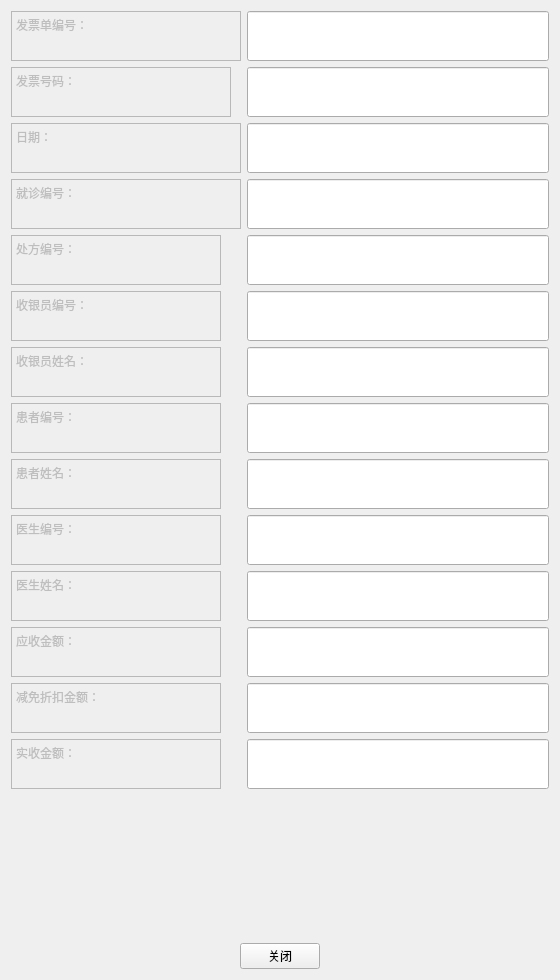
<?xml version="1.0" encoding="UTF-8"?>
<ui version="4.0">
 <class>PatientInfo</class>
 <widget class="QWidget" name="PatientInfo">
  <property name="windowModality">
   <enum>Qt::ApplicationModal</enum>
  </property>
  <property name="geometry">
   <rect>
    <x>0</x>
    <y>0</y>
    <width>560</width>
    <height>980</height>
   </rect>
  </property>
  <property name="minimumSize">
   <size>
    <width>560</width>
    <height>980</height>
   </size>
  </property>
  <property name="maximumSize">
   <size>
    <width>560</width>
    <height>980</height>
   </size>
  </property>
  <property name="windowTitle">
   <string>费用清单</string>
  </property>
  <layout class="QVBoxLayout" name="verticalLayout">
   <item>
    <layout class="QFormLayout" name="formLayout">
     <property name="fieldGrowthPolicy">
      <enum>QFormLayout::AllNonFixedFieldsGrow</enum>
     </property>
     <item row="0" column="0">
      <widget class="QTextEdit" name="textEdit_11">
       <property name="enabled">
        <bool>false</bool>
       </property>
       <property name="sizePolicy">
        <sizepolicy hsizetype="Expanding" vsizetype="Fixed">
         <horstretch>0</horstretch>
         <verstretch>0</verstretch>
        </sizepolicy>
       </property>
       <property name="minimumSize">
        <size>
         <width>230</width>
         <height>50</height>
        </size>
       </property>
       <property name="maximumSize">
        <size>
         <width>100</width>
         <height>50</height>
        </size>
       </property>
       <property name="html">
        <string>&lt;!DOCTYPE HTML PUBLIC &quot;-//W3C//DTD HTML 4.0//EN&quot; &quot;http://www.w3.org/TR/REC-html40/strict.dtd&quot;&gt;
&lt;html&gt;&lt;head&gt;&lt;meta name=&quot;qrichtext&quot; content=&quot;1&quot; /&gt;&lt;style type=&quot;text/css&quot;&gt;
p, li { white-space: pre-wrap; }
&lt;/style&gt;&lt;/head&gt;&lt;body style=&quot; font-family:'SimSun'; font-size:9pt; font-weight:400; font-style:normal;&quot;&gt;
&lt;p style=&quot; margin-top:0px; margin-bottom:0px; margin-left:0px; margin-right:0px; -qt-block-indent:0; text-indent:0px;&quot;&gt;发票单编号：&lt;/p&gt;&lt;/body&gt;&lt;/html&gt;</string>
       </property>
      </widget>
     </item>
     <item row="0" column="1">
      <widget class="QLineEdit" name="FnoEdit">
       <property name="sizePolicy">
        <sizepolicy hsizetype="Expanding" vsizetype="Preferred">
         <horstretch>0</horstretch>
         <verstretch>0</verstretch>
        </sizepolicy>
       </property>
       <property name="minimumSize">
        <size>
         <width>0</width>
         <height>50</height>
        </size>
       </property>
       <property name="maximumSize">
        <size>
         <width>16777215</width>
         <height>50</height>
        </size>
       </property>
       <property name="palette">
        <palette>
         <active>
          <colorrole role="Text">
           <brush brushstyle="SolidPattern">
            <color alpha="255">
             <red>120</red>
             <green>120</green>
             <blue>120</blue>
            </color>
           </brush>
          </colorrole>
         </active>
         <inactive>
          <colorrole role="Text">
           <brush brushstyle="SolidPattern">
            <color alpha="255">
             <red>120</red>
             <green>120</green>
             <blue>120</blue>
            </color>
           </brush>
          </colorrole>
         </inactive>
         <disabled>
          <colorrole role="Text">
           <brush brushstyle="SolidPattern">
            <color alpha="255">
             <red>120</red>
             <green>120</green>
             <blue>120</blue>
            </color>
           </brush>
          </colorrole>
         </disabled>
        </palette>
       </property>
       <property name="readOnly">
        <bool>true</bool>
       </property>
      </widget>
     </item>
     <item row="1" column="0">
      <widget class="QTextEdit" name="textEdit_9">
       <property name="enabled">
        <bool>false</bool>
       </property>
       <property name="sizePolicy">
        <sizepolicy hsizetype="Expanding" vsizetype="Fixed">
         <horstretch>0</horstretch>
         <verstretch>0</verstretch>
        </sizepolicy>
       </property>
       <property name="minimumSize">
        <size>
         <width>220</width>
         <height>50</height>
        </size>
       </property>
       <property name="maximumSize">
        <size>
         <width>130</width>
         <height>50</height>
        </size>
       </property>
       <property name="html">
        <string>&lt;!DOCTYPE HTML PUBLIC &quot;-//W3C//DTD HTML 4.0//EN&quot; &quot;http://www.w3.org/TR/REC-html40/strict.dtd&quot;&gt;
&lt;html&gt;&lt;head&gt;&lt;meta name=&quot;qrichtext&quot; content=&quot;1&quot; /&gt;&lt;style type=&quot;text/css&quot;&gt;
p, li { white-space: pre-wrap; }
&lt;/style&gt;&lt;/head&gt;&lt;body style=&quot; font-family:'SimSun'; font-size:9pt; font-weight:400; font-style:normal;&quot;&gt;
&lt;p style=&quot; margin-top:0px; margin-bottom:0px; margin-left:0px; margin-right:0px; -qt-block-indent:0; text-indent:0px;&quot;&gt;发票号码：&lt;/p&gt;&lt;/body&gt;&lt;/html&gt;</string>
       </property>
      </widget>
     </item>
     <item row="1" column="1">
      <widget class="QLineEdit" name="FnumberEdit">
       <property name="sizePolicy">
        <sizepolicy hsizetype="Expanding" vsizetype="Preferred">
         <horstretch>0</horstretch>
         <verstretch>0</verstretch>
        </sizepolicy>
       </property>
       <property name="minimumSize">
        <size>
         <width>0</width>
         <height>50</height>
        </size>
       </property>
       <property name="maximumSize">
        <size>
         <width>16777215</width>
         <height>50</height>
        </size>
       </property>
       <property name="palette">
        <palette>
         <active>
          <colorrole role="Text">
           <brush brushstyle="SolidPattern">
            <color alpha="255">
             <red>120</red>
             <green>120</green>
             <blue>120</blue>
            </color>
           </brush>
          </colorrole>
         </active>
         <inactive>
          <colorrole role="Text">
           <brush brushstyle="SolidPattern">
            <color alpha="255">
             <red>120</red>
             <green>120</green>
             <blue>120</blue>
            </color>
           </brush>
          </colorrole>
         </inactive>
         <disabled>
          <colorrole role="Text">
           <brush brushstyle="SolidPattern">
            <color alpha="255">
             <red>120</red>
             <green>120</green>
             <blue>120</blue>
            </color>
           </brush>
          </colorrole>
         </disabled>
        </palette>
       </property>
       <property name="readOnly">
        <bool>true</bool>
       </property>
      </widget>
     </item>
     <item row="2" column="0">
      <widget class="QTextEdit" name="textEdit">
       <property name="enabled">
        <bool>false</bool>
       </property>
       <property name="sizePolicy">
        <sizepolicy hsizetype="Expanding" vsizetype="Fixed">
         <horstretch>0</horstretch>
         <verstretch>0</verstretch>
        </sizepolicy>
       </property>
       <property name="minimumSize">
        <size>
         <width>230</width>
         <height>50</height>
        </size>
       </property>
       <property name="maximumSize">
        <size>
         <width>100</width>
         <height>50</height>
        </size>
       </property>
       <property name="html">
        <string>&lt;!DOCTYPE HTML PUBLIC &quot;-//W3C//DTD HTML 4.0//EN&quot; &quot;http://www.w3.org/TR/REC-html40/strict.dtd&quot;&gt;
&lt;html&gt;&lt;head&gt;&lt;meta name=&quot;qrichtext&quot; content=&quot;1&quot; /&gt;&lt;style type=&quot;text/css&quot;&gt;
p, li { white-space: pre-wrap; }
&lt;/style&gt;&lt;/head&gt;&lt;body style=&quot; font-family:'SimSun'; font-size:9pt; font-weight:400; font-style:normal;&quot;&gt;
&lt;p style=&quot; margin-top:0px; margin-bottom:0px; margin-left:0px; margin-right:0px; -qt-block-indent:0; text-indent:0px;&quot;&gt;日期：&lt;/p&gt;&lt;/body&gt;&lt;/html&gt;</string>
       </property>
      </widget>
     </item>
     <item row="2" column="1">
      <widget class="QLineEdit" name="FdateEdit">
       <property name="sizePolicy">
        <sizepolicy hsizetype="Expanding" vsizetype="Preferred">
         <horstretch>0</horstretch>
         <verstretch>0</verstretch>
        </sizepolicy>
       </property>
       <property name="minimumSize">
        <size>
         <width>0</width>
         <height>50</height>
        </size>
       </property>
       <property name="maximumSize">
        <size>
         <width>16777215</width>
         <height>50</height>
        </size>
       </property>
       <property name="palette">
        <palette>
         <active>
          <colorrole role="Text">
           <brush brushstyle="SolidPattern">
            <color alpha="255">
             <red>120</red>
             <green>120</green>
             <blue>120</blue>
            </color>
           </brush>
          </colorrole>
         </active>
         <inactive>
          <colorrole role="Text">
           <brush brushstyle="SolidPattern">
            <color alpha="255">
             <red>120</red>
             <green>120</green>
             <blue>120</blue>
            </color>
           </brush>
          </colorrole>
         </inactive>
         <disabled>
          <colorrole role="Text">
           <brush brushstyle="SolidPattern">
            <color alpha="255">
             <red>120</red>
             <green>120</green>
             <blue>120</blue>
            </color>
           </brush>
          </colorrole>
         </disabled>
        </palette>
       </property>
       <property name="readOnly">
        <bool>true</bool>
       </property>
      </widget>
     </item>
     <item row="3" column="0">
      <widget class="QTextEdit" name="textEdit_3">
       <property name="enabled">
        <bool>false</bool>
       </property>
       <property name="sizePolicy">
        <sizepolicy hsizetype="Expanding" vsizetype="Fixed">
         <horstretch>0</horstretch>
         <verstretch>0</verstretch>
        </sizepolicy>
       </property>
       <property name="minimumSize">
        <size>
         <width>230</width>
         <height>50</height>
        </size>
       </property>
       <property name="maximumSize">
        <size>
         <width>100</width>
         <height>50</height>
        </size>
       </property>
       <property name="html">
        <string>&lt;!DOCTYPE HTML PUBLIC &quot;-//W3C//DTD HTML 4.0//EN&quot; &quot;http://www.w3.org/TR/REC-html40/strict.dtd&quot;&gt;
&lt;html&gt;&lt;head&gt;&lt;meta name=&quot;qrichtext&quot; content=&quot;1&quot; /&gt;&lt;style type=&quot;text/css&quot;&gt;
p, li { white-space: pre-wrap; }
&lt;/style&gt;&lt;/head&gt;&lt;body style=&quot; font-family:'SimSun'; font-size:9pt; font-weight:400; font-style:normal;&quot;&gt;
&lt;p style=&quot; margin-top:0px; margin-bottom:0px; margin-left:0px; margin-right:0px; -qt-block-indent:0; text-indent:0px;&quot;&gt;就诊编号：&lt;/p&gt;&lt;/body&gt;&lt;/html&gt;</string>
       </property>
      </widget>
     </item>
     <item row="3" column="1">
      <widget class="QLineEdit" name="DGnoEdit">
       <property name="sizePolicy">
        <sizepolicy hsizetype="Expanding" vsizetype="Preferred">
         <horstretch>0</horstretch>
         <verstretch>0</verstretch>
        </sizepolicy>
       </property>
       <property name="minimumSize">
        <size>
         <width>0</width>
         <height>50</height>
        </size>
       </property>
       <property name="maximumSize">
        <size>
         <width>16777215</width>
         <height>50</height>
        </size>
       </property>
       <property name="palette">
        <palette>
         <active>
          <colorrole role="Text">
           <brush brushstyle="SolidPattern">
            <color alpha="255">
             <red>120</red>
             <green>120</green>
             <blue>120</blue>
            </color>
           </brush>
          </colorrole>
         </active>
         <inactive>
          <colorrole role="Text">
           <brush brushstyle="SolidPattern">
            <color alpha="255">
             <red>120</red>
             <green>120</green>
             <blue>120</blue>
            </color>
           </brush>
          </colorrole>
         </inactive>
         <disabled>
          <colorrole role="Text">
           <brush brushstyle="SolidPattern">
            <color alpha="255">
             <red>120</red>
             <green>120</green>
             <blue>120</blue>
            </color>
           </brush>
          </colorrole>
         </disabled>
        </palette>
       </property>
       <property name="readOnly">
        <bool>true</bool>
       </property>
      </widget>
     </item>
     <item row="4" column="0">
      <widget class="QTextEdit" name="textEdit_4">
       <property name="enabled">
        <bool>false</bool>
       </property>
       <property name="sizePolicy">
        <sizepolicy hsizetype="Fixed" vsizetype="Fixed">
         <horstretch>0</horstretch>
         <verstretch>0</verstretch>
        </sizepolicy>
       </property>
       <property name="minimumSize">
        <size>
         <width>210</width>
         <height>50</height>
        </size>
       </property>
       <property name="maximumSize">
        <size>
         <width>130</width>
         <height>50</height>
        </size>
       </property>
       <property name="html">
        <string>&lt;!DOCTYPE HTML PUBLIC &quot;-//W3C//DTD HTML 4.0//EN&quot; &quot;http://www.w3.org/TR/REC-html40/strict.dtd&quot;&gt;
&lt;html&gt;&lt;head&gt;&lt;meta name=&quot;qrichtext&quot; content=&quot;1&quot; /&gt;&lt;style type=&quot;text/css&quot;&gt;
p, li { white-space: pre-wrap; }
&lt;/style&gt;&lt;/head&gt;&lt;body style=&quot; font-family:'SimSun'; font-size:9pt; font-weight:400; font-style:normal;&quot;&gt;
&lt;p style=&quot; margin-top:0px; margin-bottom:0px; margin-left:0px; margin-right:0px; -qt-block-indent:0; text-indent:0px;&quot;&gt;处方编号：&lt;/p&gt;&lt;/body&gt;&lt;/html&gt;</string>
       </property>
      </widget>
     </item>
     <item row="4" column="1">
      <widget class="QLineEdit" name="RnoEdit">
       <property name="sizePolicy">
        <sizepolicy hsizetype="Expanding" vsizetype="Preferred">
         <horstretch>0</horstretch>
         <verstretch>0</verstretch>
        </sizepolicy>
       </property>
       <property name="minimumSize">
        <size>
         <width>0</width>
         <height>50</height>
        </size>
       </property>
       <property name="maximumSize">
        <size>
         <width>16777215</width>
         <height>50</height>
        </size>
       </property>
       <property name="palette">
        <palette>
         <active>
          <colorrole role="Text">
           <brush brushstyle="SolidPattern">
            <color alpha="255">
             <red>120</red>
             <green>120</green>
             <blue>120</blue>
            </color>
           </brush>
          </colorrole>
         </active>
         <inactive>
          <colorrole role="Text">
           <brush brushstyle="SolidPattern">
            <color alpha="255">
             <red>120</red>
             <green>120</green>
             <blue>120</blue>
            </color>
           </brush>
          </colorrole>
         </inactive>
         <disabled>
          <colorrole role="Text">
           <brush brushstyle="SolidPattern">
            <color alpha="255">
             <red>120</red>
             <green>120</green>
             <blue>120</blue>
            </color>
           </brush>
          </colorrole>
         </disabled>
        </palette>
       </property>
       <property name="readOnly">
        <bool>true</bool>
       </property>
      </widget>
     </item>
     <item row="5" column="0">
      <widget class="QTextEdit" name="textEdit_6">
       <property name="enabled">
        <bool>false</bool>
       </property>
       <property name="sizePolicy">
        <sizepolicy hsizetype="Expanding" vsizetype="Fixed">
         <horstretch>0</horstretch>
         <verstretch>0</verstretch>
        </sizepolicy>
       </property>
       <property name="minimumSize">
        <size>
         <width>210</width>
         <height>50</height>
        </size>
       </property>
       <property name="maximumSize">
        <size>
         <width>100</width>
         <height>50</height>
        </size>
       </property>
       <property name="html">
        <string>&lt;!DOCTYPE HTML PUBLIC &quot;-//W3C//DTD HTML 4.0//EN&quot; &quot;http://www.w3.org/TR/REC-html40/strict.dtd&quot;&gt;
&lt;html&gt;&lt;head&gt;&lt;meta name=&quot;qrichtext&quot; content=&quot;1&quot; /&gt;&lt;style type=&quot;text/css&quot;&gt;
p, li { white-space: pre-wrap; }
&lt;/style&gt;&lt;/head&gt;&lt;body style=&quot; font-family:'SimSun'; font-size:9pt; font-weight:400; font-style:normal;&quot;&gt;
&lt;p style=&quot; margin-top:0px; margin-bottom:0px; margin-left:0px; margin-right:0px; -qt-block-indent:0; text-indent:0px;&quot;&gt;收银员编号：&lt;/p&gt;&lt;/body&gt;&lt;/html&gt;</string>
       </property>
      </widget>
     </item>
     <item row="5" column="1">
      <widget class="QLineEdit" name="CnoEdit">
       <property name="sizePolicy">
        <sizepolicy hsizetype="Expanding" vsizetype="Preferred">
         <horstretch>0</horstretch>
         <verstretch>0</verstretch>
        </sizepolicy>
       </property>
       <property name="minimumSize">
        <size>
         <width>0</width>
         <height>50</height>
        </size>
       </property>
       <property name="maximumSize">
        <size>
         <width>16777215</width>
         <height>50</height>
        </size>
       </property>
       <property name="palette">
        <palette>
         <active>
          <colorrole role="Text">
           <brush brushstyle="SolidPattern">
            <color alpha="255">
             <red>120</red>
             <green>120</green>
             <blue>120</blue>
            </color>
           </brush>
          </colorrole>
         </active>
         <inactive>
          <colorrole role="Text">
           <brush brushstyle="SolidPattern">
            <color alpha="255">
             <red>120</red>
             <green>120</green>
             <blue>120</blue>
            </color>
           </brush>
          </colorrole>
         </inactive>
         <disabled>
          <colorrole role="Text">
           <brush brushstyle="SolidPattern">
            <color alpha="255">
             <red>120</red>
             <green>120</green>
             <blue>120</blue>
            </color>
           </brush>
          </colorrole>
         </disabled>
        </palette>
       </property>
       <property name="readOnly">
        <bool>true</bool>
       </property>
      </widget>
     </item>
     <item row="6" column="0">
      <widget class="QTextEdit" name="textEdit_7">
       <property name="enabled">
        <bool>false</bool>
       </property>
       <property name="sizePolicy">
        <sizepolicy hsizetype="Expanding" vsizetype="Fixed">
         <horstretch>0</horstretch>
         <verstretch>0</verstretch>
        </sizepolicy>
       </property>
       <property name="minimumSize">
        <size>
         <width>210</width>
         <height>50</height>
        </size>
       </property>
       <property name="maximumSize">
        <size>
         <width>130</width>
         <height>50</height>
        </size>
       </property>
       <property name="html">
        <string>&lt;!DOCTYPE HTML PUBLIC &quot;-//W3C//DTD HTML 4.0//EN&quot; &quot;http://www.w3.org/TR/REC-html40/strict.dtd&quot;&gt;
&lt;html&gt;&lt;head&gt;&lt;meta name=&quot;qrichtext&quot; content=&quot;1&quot; /&gt;&lt;style type=&quot;text/css&quot;&gt;
p, li { white-space: pre-wrap; }
&lt;/style&gt;&lt;/head&gt;&lt;body style=&quot; font-family:'SimSun'; font-size:9pt; font-weight:400; font-style:normal;&quot;&gt;
&lt;p style=&quot; margin-top:0px; margin-bottom:0px; margin-left:0px; margin-right:0px; -qt-block-indent:0; text-indent:0px;&quot;&gt;收银员姓名：&lt;/p&gt;&lt;/body&gt;&lt;/html&gt;</string>
       </property>
      </widget>
     </item>
     <item row="6" column="1">
      <widget class="QLineEdit" name="CnameEdit">
       <property name="sizePolicy">
        <sizepolicy hsizetype="Expanding" vsizetype="Preferred">
         <horstretch>0</horstretch>
         <verstretch>0</verstretch>
        </sizepolicy>
       </property>
       <property name="minimumSize">
        <size>
         <width>0</width>
         <height>50</height>
        </size>
       </property>
       <property name="maximumSize">
        <size>
         <width>16777215</width>
         <height>50</height>
        </size>
       </property>
       <property name="palette">
        <palette>
         <active>
          <colorrole role="Text">
           <brush brushstyle="SolidPattern">
            <color alpha="255">
             <red>120</red>
             <green>120</green>
             <blue>120</blue>
            </color>
           </brush>
          </colorrole>
         </active>
         <inactive>
          <colorrole role="Text">
           <brush brushstyle="SolidPattern">
            <color alpha="255">
             <red>120</red>
             <green>120</green>
             <blue>120</blue>
            </color>
           </brush>
          </colorrole>
         </inactive>
         <disabled>
          <colorrole role="Text">
           <brush brushstyle="SolidPattern">
            <color alpha="255">
             <red>120</red>
             <green>120</green>
             <blue>120</blue>
            </color>
           </brush>
          </colorrole>
         </disabled>
        </palette>
       </property>
       <property name="readOnly">
        <bool>true</bool>
       </property>
      </widget>
     </item>
     <item row="7" column="0">
      <widget class="QTextEdit" name="textEdit_15">
       <property name="enabled">
        <bool>false</bool>
       </property>
       <property name="sizePolicy">
        <sizepolicy hsizetype="Expanding" vsizetype="Fixed">
         <horstretch>0</horstretch>
         <verstretch>0</verstretch>
        </sizepolicy>
       </property>
       <property name="minimumSize">
        <size>
         <width>210</width>
         <height>50</height>
        </size>
       </property>
       <property name="maximumSize">
        <size>
         <width>130</width>
         <height>50</height>
        </size>
       </property>
       <property name="html">
        <string>&lt;!DOCTYPE HTML PUBLIC &quot;-//W3C//DTD HTML 4.0//EN&quot; &quot;http://www.w3.org/TR/REC-html40/strict.dtd&quot;&gt;
&lt;html&gt;&lt;head&gt;&lt;meta name=&quot;qrichtext&quot; content=&quot;1&quot; /&gt;&lt;style type=&quot;text/css&quot;&gt;
p, li { white-space: pre-wrap; }
&lt;/style&gt;&lt;/head&gt;&lt;body style=&quot; font-family:'SimSun'; font-size:9pt; font-weight:400; font-style:normal;&quot;&gt;
&lt;p style=&quot; margin-top:0px; margin-bottom:0px; margin-left:0px; margin-right:0px; -qt-block-indent:0; text-indent:0px;&quot;&gt;患者编号：&lt;/p&gt;&lt;/body&gt;&lt;/html&gt;</string>
       </property>
      </widget>
     </item>
     <item row="7" column="1">
      <widget class="QLineEdit" name="PnoEdit">
       <property name="sizePolicy">
        <sizepolicy hsizetype="Expanding" vsizetype="Preferred">
         <horstretch>0</horstretch>
         <verstretch>0</verstretch>
        </sizepolicy>
       </property>
       <property name="minimumSize">
        <size>
         <width>0</width>
         <height>50</height>
        </size>
       </property>
       <property name="maximumSize">
        <size>
         <width>16777215</width>
         <height>50</height>
        </size>
       </property>
       <property name="palette">
        <palette>
         <active>
          <colorrole role="Text">
           <brush brushstyle="SolidPattern">
            <color alpha="255">
             <red>120</red>
             <green>120</green>
             <blue>120</blue>
            </color>
           </brush>
          </colorrole>
         </active>
         <inactive>
          <colorrole role="Text">
           <brush brushstyle="SolidPattern">
            <color alpha="255">
             <red>120</red>
             <green>120</green>
             <blue>120</blue>
            </color>
           </brush>
          </colorrole>
         </inactive>
         <disabled>
          <colorrole role="Text">
           <brush brushstyle="SolidPattern">
            <color alpha="255">
             <red>120</red>
             <green>120</green>
             <blue>120</blue>
            </color>
           </brush>
          </colorrole>
         </disabled>
        </palette>
       </property>
       <property name="readOnly">
        <bool>true</bool>
       </property>
      </widget>
     </item>
     <item row="8" column="0">
      <widget class="QTextEdit" name="textEdit_16">
       <property name="enabled">
        <bool>false</bool>
       </property>
       <property name="sizePolicy">
        <sizepolicy hsizetype="Expanding" vsizetype="Fixed">
         <horstretch>0</horstretch>
         <verstretch>0</verstretch>
        </sizepolicy>
       </property>
       <property name="minimumSize">
        <size>
         <width>210</width>
         <height>50</height>
        </size>
       </property>
       <property name="maximumSize">
        <size>
         <width>130</width>
         <height>50</height>
        </size>
       </property>
       <property name="html">
        <string>&lt;!DOCTYPE HTML PUBLIC &quot;-//W3C//DTD HTML 4.0//EN&quot; &quot;http://www.w3.org/TR/REC-html40/strict.dtd&quot;&gt;
&lt;html&gt;&lt;head&gt;&lt;meta name=&quot;qrichtext&quot; content=&quot;1&quot; /&gt;&lt;style type=&quot;text/css&quot;&gt;
p, li { white-space: pre-wrap; }
&lt;/style&gt;&lt;/head&gt;&lt;body style=&quot; font-family:'SimSun'; font-size:9pt; font-weight:400; font-style:normal;&quot;&gt;
&lt;p style=&quot; margin-top:0px; margin-bottom:0px; margin-left:0px; margin-right:0px; -qt-block-indent:0; text-indent:0px;&quot;&gt;患者姓名：&lt;/p&gt;&lt;/body&gt;&lt;/html&gt;</string>
       </property>
      </widget>
     </item>
     <item row="8" column="1">
      <widget class="QLineEdit" name="PnameEdit">
       <property name="sizePolicy">
        <sizepolicy hsizetype="Expanding" vsizetype="Preferred">
         <horstretch>0</horstretch>
         <verstretch>0</verstretch>
        </sizepolicy>
       </property>
       <property name="minimumSize">
        <size>
         <width>0</width>
         <height>50</height>
        </size>
       </property>
       <property name="maximumSize">
        <size>
         <width>16777215</width>
         <height>50</height>
        </size>
       </property>
       <property name="palette">
        <palette>
         <active>
          <colorrole role="Text">
           <brush brushstyle="SolidPattern">
            <color alpha="255">
             <red>120</red>
             <green>120</green>
             <blue>120</blue>
            </color>
           </brush>
          </colorrole>
         </active>
         <inactive>
          <colorrole role="Text">
           <brush brushstyle="SolidPattern">
            <color alpha="255">
             <red>120</red>
             <green>120</green>
             <blue>120</blue>
            </color>
           </brush>
          </colorrole>
         </inactive>
         <disabled>
          <colorrole role="Text">
           <brush brushstyle="SolidPattern">
            <color alpha="255">
             <red>120</red>
             <green>120</green>
             <blue>120</blue>
            </color>
           </brush>
          </colorrole>
         </disabled>
        </palette>
       </property>
       <property name="readOnly">
        <bool>true</bool>
       </property>
      </widget>
     </item>
     <item row="9" column="0">
      <widget class="QTextEdit" name="textEdit_17">
       <property name="enabled">
        <bool>false</bool>
       </property>
       <property name="sizePolicy">
        <sizepolicy hsizetype="Expanding" vsizetype="Fixed">
         <horstretch>0</horstretch>
         <verstretch>0</verstretch>
        </sizepolicy>
       </property>
       <property name="minimumSize">
        <size>
         <width>210</width>
         <height>50</height>
        </size>
       </property>
       <property name="maximumSize">
        <size>
         <width>130</width>
         <height>50</height>
        </size>
       </property>
       <property name="html">
        <string>&lt;!DOCTYPE HTML PUBLIC &quot;-//W3C//DTD HTML 4.0//EN&quot; &quot;http://www.w3.org/TR/REC-html40/strict.dtd&quot;&gt;
&lt;html&gt;&lt;head&gt;&lt;meta name=&quot;qrichtext&quot; content=&quot;1&quot; /&gt;&lt;style type=&quot;text/css&quot;&gt;
p, li { white-space: pre-wrap; }
&lt;/style&gt;&lt;/head&gt;&lt;body style=&quot; font-family:'SimSun'; font-size:9pt; font-weight:400; font-style:normal;&quot;&gt;
&lt;p style=&quot; margin-top:0px; margin-bottom:0px; margin-left:0px; margin-right:0px; -qt-block-indent:0; text-indent:0px;&quot;&gt;医生编号：&lt;/p&gt;&lt;/body&gt;&lt;/html&gt;</string>
       </property>
      </widget>
     </item>
     <item row="9" column="1">
      <widget class="QLineEdit" name="DnoEdit">
       <property name="sizePolicy">
        <sizepolicy hsizetype="Expanding" vsizetype="Preferred">
         <horstretch>0</horstretch>
         <verstretch>0</verstretch>
        </sizepolicy>
       </property>
       <property name="minimumSize">
        <size>
         <width>0</width>
         <height>50</height>
        </size>
       </property>
       <property name="maximumSize">
        <size>
         <width>16777215</width>
         <height>50</height>
        </size>
       </property>
       <property name="palette">
        <palette>
         <active>
          <colorrole role="Text">
           <brush brushstyle="SolidPattern">
            <color alpha="255">
             <red>120</red>
             <green>120</green>
             <blue>120</blue>
            </color>
           </brush>
          </colorrole>
         </active>
         <inactive>
          <colorrole role="Text">
           <brush brushstyle="SolidPattern">
            <color alpha="255">
             <red>120</red>
             <green>120</green>
             <blue>120</blue>
            </color>
           </brush>
          </colorrole>
         </inactive>
         <disabled>
          <colorrole role="Text">
           <brush brushstyle="SolidPattern">
            <color alpha="255">
             <red>120</red>
             <green>120</green>
             <blue>120</blue>
            </color>
           </brush>
          </colorrole>
         </disabled>
        </palette>
       </property>
       <property name="readOnly">
        <bool>true</bool>
       </property>
      </widget>
     </item>
     <item row="10" column="0">
      <widget class="QTextEdit" name="textEdit_18">
       <property name="enabled">
        <bool>false</bool>
       </property>
       <property name="sizePolicy">
        <sizepolicy hsizetype="Expanding" vsizetype="Fixed">
         <horstretch>0</horstretch>
         <verstretch>0</verstretch>
        </sizepolicy>
       </property>
       <property name="minimumSize">
        <size>
         <width>210</width>
         <height>50</height>
        </size>
       </property>
       <property name="maximumSize">
        <size>
         <width>130</width>
         <height>50</height>
        </size>
       </property>
       <property name="html">
        <string>&lt;!DOCTYPE HTML PUBLIC &quot;-//W3C//DTD HTML 4.0//EN&quot; &quot;http://www.w3.org/TR/REC-html40/strict.dtd&quot;&gt;
&lt;html&gt;&lt;head&gt;&lt;meta name=&quot;qrichtext&quot; content=&quot;1&quot; /&gt;&lt;style type=&quot;text/css&quot;&gt;
p, li { white-space: pre-wrap; }
&lt;/style&gt;&lt;/head&gt;&lt;body style=&quot; font-family:'SimSun'; font-size:9pt; font-weight:400; font-style:normal;&quot;&gt;
&lt;p style=&quot; margin-top:0px; margin-bottom:0px; margin-left:0px; margin-right:0px; -qt-block-indent:0; text-indent:0px;&quot;&gt;医生姓名：&lt;/p&gt;&lt;/body&gt;&lt;/html&gt;</string>
       </property>
      </widget>
     </item>
     <item row="10" column="1">
      <widget class="QLineEdit" name="DnameEdit">
       <property name="sizePolicy">
        <sizepolicy hsizetype="Expanding" vsizetype="Preferred">
         <horstretch>0</horstretch>
         <verstretch>0</verstretch>
        </sizepolicy>
       </property>
       <property name="minimumSize">
        <size>
         <width>0</width>
         <height>50</height>
        </size>
       </property>
       <property name="maximumSize">
        <size>
         <width>16777215</width>
         <height>50</height>
        </size>
       </property>
       <property name="palette">
        <palette>
         <active>
          <colorrole role="Text">
           <brush brushstyle="SolidPattern">
            <color alpha="255">
             <red>120</red>
             <green>120</green>
             <blue>120</blue>
            </color>
           </brush>
          </colorrole>
         </active>
         <inactive>
          <colorrole role="Text">
           <brush brushstyle="SolidPattern">
            <color alpha="255">
             <red>120</red>
             <green>120</green>
             <blue>120</blue>
            </color>
           </brush>
          </colorrole>
         </inactive>
         <disabled>
          <colorrole role="Text">
           <brush brushstyle="SolidPattern">
            <color alpha="255">
             <red>120</red>
             <green>120</green>
             <blue>120</blue>
            </color>
           </brush>
          </colorrole>
         </disabled>
        </palette>
       </property>
       <property name="readOnly">
        <bool>true</bool>
       </property>
      </widget>
     </item>
     <item row="11" column="0">
      <widget class="QTextEdit" name="textEdit_19">
       <property name="enabled">
        <bool>false</bool>
       </property>
       <property name="sizePolicy">
        <sizepolicy hsizetype="Expanding" vsizetype="Fixed">
         <horstretch>0</horstretch>
         <verstretch>0</verstretch>
        </sizepolicy>
       </property>
       <property name="minimumSize">
        <size>
         <width>210</width>
         <height>50</height>
        </size>
       </property>
       <property name="maximumSize">
        <size>
         <width>130</width>
         <height>50</height>
        </size>
       </property>
       <property name="html">
        <string>&lt;!DOCTYPE HTML PUBLIC &quot;-//W3C//DTD HTML 4.0//EN&quot; &quot;http://www.w3.org/TR/REC-html40/strict.dtd&quot;&gt;
&lt;html&gt;&lt;head&gt;&lt;meta name=&quot;qrichtext&quot; content=&quot;1&quot; /&gt;&lt;style type=&quot;text/css&quot;&gt;
p, li { white-space: pre-wrap; }
&lt;/style&gt;&lt;/head&gt;&lt;body style=&quot; font-family:'SimSun'; font-size:9pt; font-weight:400; font-style:normal;&quot;&gt;
&lt;p style=&quot; margin-top:0px; margin-bottom:0px; margin-left:0px; margin-right:0px; -qt-block-indent:0; text-indent:0px;&quot;&gt;应收金额：&lt;/p&gt;&lt;/body&gt;&lt;/html&gt;</string>
       </property>
      </widget>
     </item>
     <item row="11" column="1">
      <widget class="QLineEdit" name="FRecipefeeEdit">
       <property name="sizePolicy">
        <sizepolicy hsizetype="Expanding" vsizetype="Preferred">
         <horstretch>0</horstretch>
         <verstretch>0</verstretch>
        </sizepolicy>
       </property>
       <property name="minimumSize">
        <size>
         <width>0</width>
         <height>50</height>
        </size>
       </property>
       <property name="maximumSize">
        <size>
         <width>16777215</width>
         <height>50</height>
        </size>
       </property>
       <property name="palette">
        <palette>
         <active>
          <colorrole role="Text">
           <brush brushstyle="SolidPattern">
            <color alpha="255">
             <red>120</red>
             <green>120</green>
             <blue>120</blue>
            </color>
           </brush>
          </colorrole>
         </active>
         <inactive>
          <colorrole role="Text">
           <brush brushstyle="SolidPattern">
            <color alpha="255">
             <red>120</red>
             <green>120</green>
             <blue>120</blue>
            </color>
           </brush>
          </colorrole>
         </inactive>
         <disabled>
          <colorrole role="Text">
           <brush brushstyle="SolidPattern">
            <color alpha="255">
             <red>120</red>
             <green>120</green>
             <blue>120</blue>
            </color>
           </brush>
          </colorrole>
         </disabled>
        </palette>
       </property>
       <property name="readOnly">
        <bool>true</bool>
       </property>
      </widget>
     </item>
     <item row="12" column="0">
      <widget class="QTextEdit" name="textEdit_20">
       <property name="enabled">
        <bool>false</bool>
       </property>
       <property name="sizePolicy">
        <sizepolicy hsizetype="Expanding" vsizetype="Fixed">
         <horstretch>0</horstretch>
         <verstretch>0</verstretch>
        </sizepolicy>
       </property>
       <property name="minimumSize">
        <size>
         <width>210</width>
         <height>50</height>
        </size>
       </property>
       <property name="maximumSize">
        <size>
         <width>130</width>
         <height>50</height>
        </size>
       </property>
       <property name="html">
        <string>&lt;!DOCTYPE HTML PUBLIC &quot;-//W3C//DTD HTML 4.0//EN&quot; &quot;http://www.w3.org/TR/REC-html40/strict.dtd&quot;&gt;
&lt;html&gt;&lt;head&gt;&lt;meta name=&quot;qrichtext&quot; content=&quot;1&quot; /&gt;&lt;style type=&quot;text/css&quot;&gt;
p, li { white-space: pre-wrap; }
&lt;/style&gt;&lt;/head&gt;&lt;body style=&quot; font-family:'SimSun'; font-size:9pt; font-weight:400; font-style:normal;&quot;&gt;
&lt;p style=&quot; margin-top:0px; margin-bottom:0px; margin-left:0px; margin-right:0px; -qt-block-indent:0; text-indent:0px;&quot;&gt;减免折扣金额：&lt;/p&gt;&lt;/body&gt;&lt;/html&gt;</string>
       </property>
      </widget>
     </item>
     <item row="12" column="1">
      <widget class="QLineEdit" name="FdiscountEdit">
       <property name="sizePolicy">
        <sizepolicy hsizetype="Expanding" vsizetype="Preferred">
         <horstretch>0</horstretch>
         <verstretch>0</verstretch>
        </sizepolicy>
       </property>
       <property name="minimumSize">
        <size>
         <width>0</width>
         <height>50</height>
        </size>
       </property>
       <property name="maximumSize">
        <size>
         <width>16777215</width>
         <height>50</height>
        </size>
       </property>
       <property name="palette">
        <palette>
         <active>
          <colorrole role="Text">
           <brush brushstyle="SolidPattern">
            <color alpha="255">
             <red>120</red>
             <green>120</green>
             <blue>120</blue>
            </color>
           </brush>
          </colorrole>
         </active>
         <inactive>
          <colorrole role="Text">
           <brush brushstyle="SolidPattern">
            <color alpha="255">
             <red>120</red>
             <green>120</green>
             <blue>120</blue>
            </color>
           </brush>
          </colorrole>
         </inactive>
         <disabled>
          <colorrole role="Text">
           <brush brushstyle="SolidPattern">
            <color alpha="255">
             <red>120</red>
             <green>120</green>
             <blue>120</blue>
            </color>
           </brush>
          </colorrole>
         </disabled>
        </palette>
       </property>
       <property name="readOnly">
        <bool>true</bool>
       </property>
      </widget>
     </item>
     <item row="13" column="0">
      <widget class="QTextEdit" name="textEdit_21">
       <property name="enabled">
        <bool>false</bool>
       </property>
       <property name="sizePolicy">
        <sizepolicy hsizetype="Expanding" vsizetype="Fixed">
         <horstretch>0</horstretch>
         <verstretch>0</verstretch>
        </sizepolicy>
       </property>
       <property name="minimumSize">
        <size>
         <width>210</width>
         <height>50</height>
        </size>
       </property>
       <property name="maximumSize">
        <size>
         <width>130</width>
         <height>50</height>
        </size>
       </property>
       <property name="html">
        <string>&lt;!DOCTYPE HTML PUBLIC &quot;-//W3C//DTD HTML 4.0//EN&quot; &quot;http://www.w3.org/TR/REC-html40/strict.dtd&quot;&gt;
&lt;html&gt;&lt;head&gt;&lt;meta name=&quot;qrichtext&quot; content=&quot;1&quot; /&gt;&lt;style type=&quot;text/css&quot;&gt;
p, li { white-space: pre-wrap; }
&lt;/style&gt;&lt;/head&gt;&lt;body style=&quot; font-family:'SimSun'; font-size:9pt; font-weight:400; font-style:normal;&quot;&gt;
&lt;p style=&quot; margin-top:0px; margin-bottom:0px; margin-left:0px; margin-right:0px; -qt-block-indent:0; text-indent:0px;&quot;&gt;实收金额：&lt;/p&gt;&lt;/body&gt;&lt;/html&gt;</string>
       </property>
      </widget>
     </item>
     <item row="13" column="1">
      <widget class="QLineEdit" name="FsumEdit">
       <property name="sizePolicy">
        <sizepolicy hsizetype="Expanding" vsizetype="Preferred">
         <horstretch>0</horstretch>
         <verstretch>0</verstretch>
        </sizepolicy>
       </property>
       <property name="minimumSize">
        <size>
         <width>0</width>
         <height>50</height>
        </size>
       </property>
       <property name="maximumSize">
        <size>
         <width>16777215</width>
         <height>50</height>
        </size>
       </property>
       <property name="palette">
        <palette>
         <active>
          <colorrole role="Text">
           <brush brushstyle="SolidPattern">
            <color alpha="255">
             <red>120</red>
             <green>120</green>
             <blue>120</blue>
            </color>
           </brush>
          </colorrole>
         </active>
         <inactive>
          <colorrole role="Text">
           <brush brushstyle="SolidPattern">
            <color alpha="255">
             <red>120</red>
             <green>120</green>
             <blue>120</blue>
            </color>
           </brush>
          </colorrole>
         </inactive>
         <disabled>
          <colorrole role="Text">
           <brush brushstyle="SolidPattern">
            <color alpha="255">
             <red>120</red>
             <green>120</green>
             <blue>120</blue>
            </color>
           </brush>
          </colorrole>
         </disabled>
        </palette>
       </property>
       <property name="readOnly">
        <bool>true</bool>
       </property>
      </widget>
     </item>
    </layout>
   </item>
   <item>
    <layout class="QHBoxLayout" name="horizontalLayout_8">
     <item>
      <widget class="QPushButton" name="btn_close">
       <property name="sizePolicy">
        <sizepolicy hsizetype="Fixed" vsizetype="Fixed">
         <horstretch>0</horstretch>
         <verstretch>0</verstretch>
        </sizepolicy>
       </property>
       <property name="text">
        <string>关闭</string>
       </property>
      </widget>
     </item>
    </layout>
   </item>
  </layout>
  <zorder></zorder>
  <zorder>btn_close</zorder>
 </widget>
 <resources/>
 <connections/>
</ui>
